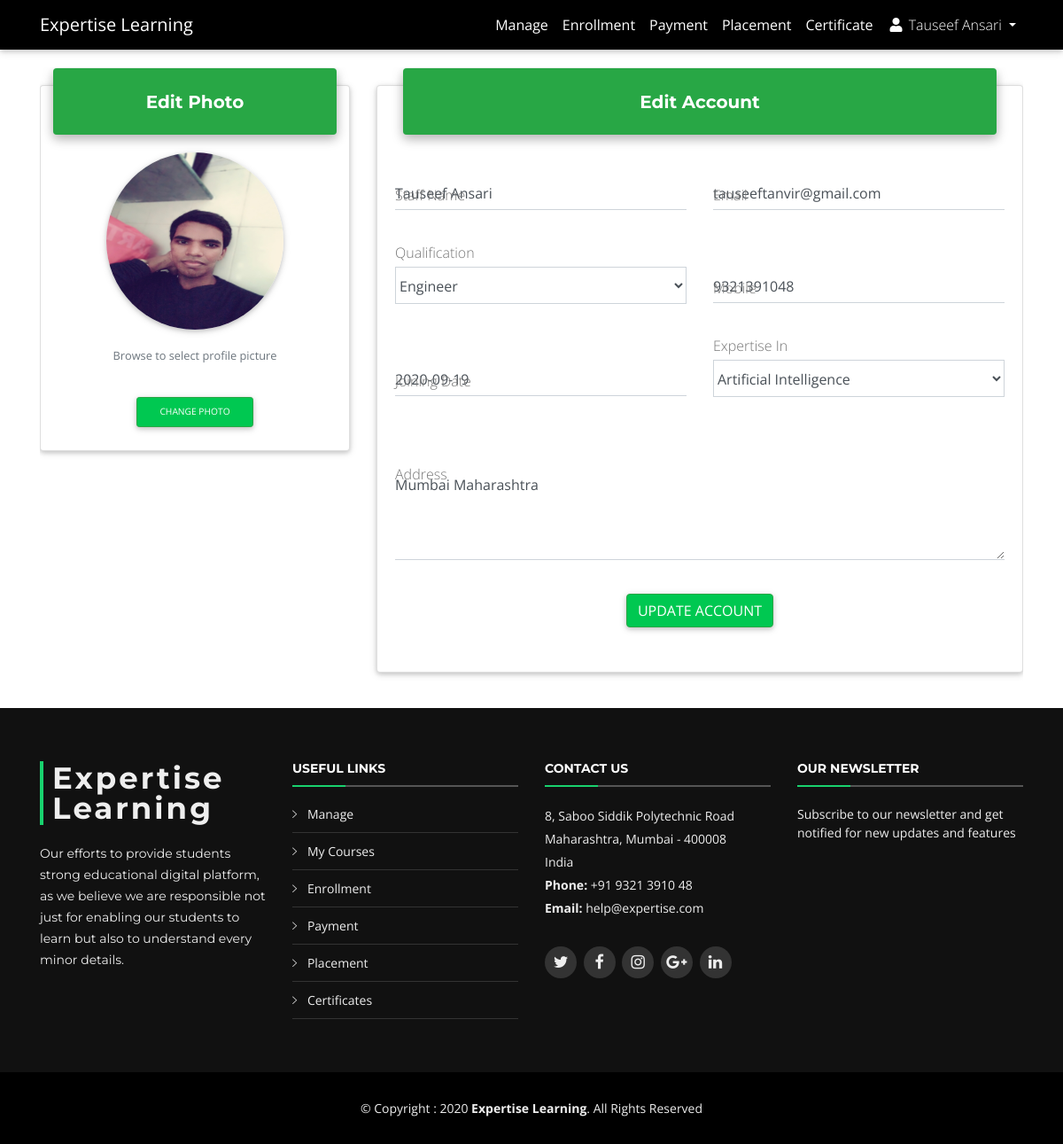
/staff/myaccount.php (signed in), run on the app's committed database.
### tables this page shows
CREATE TABLE `staff` (
  `id` int(11) NOT NULL,
  `name` varchar(120) NOT NULL,
  `profilePic` varchar(255) NOT NULL,
  `email` varchar(255) NOT NULL,
  `mobile` bigint(20) NOT NULL,
  `qualification` varchar(120) NOT NULL,
  `address` varchar(255) NOT NULL,
  `subjectTaken` varchar(120) NOT NULL,
  `joiningDate` date NOT NULL DEFAULT current_timestamp(),
  `password` varchar(255) NOT NULL,
  `disable` tinyint(4) NOT NULL DEFAULT 0
);

### staff/myaccount.php (the view, shortened to what this page needs)
<?php
  require '../backend.php';
  if(isset($_SESSION['staff_id']))
  {
  	$id=$_SESSION['staff_id'];
  }
  else
  {
    header("Location: ../index.php");
  }
?>
<!DOCTYPE html>
<html lang="en">
<head>
  <link rel="stylesheet" href="https://use.fontawesome.com/releases/v5.11.2/css/all.css">
  <link href="../assets/css/bootstrap.min.css" rel="stylesheet">
  <link href="../assets/css/mdb.min.css" rel="stylesheet">
  <link rel="stylesheet" type="text/css" href="../assets/css/addons/datatables.min.css">
  <link rel="stylesheet" href="../assets/css/addons/datatables-select.min.css">
  <link href="../assets/vendor/bootstrap/css/bootstrap.min.css" rel="stylesheet">
  <link href="../assets/vendor/icofont/icofont.min.css" rel="stylesheet">
  <link href="../assets/vendor/font-awesome/css/font-awesome.min.css" rel="stylesheet">
  <link href="../assets/vendor/ionicons/css/ionicons.min.css" rel="stylesheet">
  <link href="../assets/vendor/animate.css/animate.min.css" rel="stylesheet">
  <link href="../assets/vendor/venobox/venobox.css" rel="stylesheet">
  <link href="../assets/vendor/owl.carousel/assets/owl.carousel.min.css" rel="stylesheet">
  <link href="../assets/vendor/aos/aos.css" rel="stylesheet">
  <link href="../assets/css/style.css" rel="stylesheet">
</head>
<body class="animated">
  <?php include_once('includes/header.php'); ?>
  <?php
    $query = mysqli_query($con, "SELECT * FROM staff WHERE id = '$id'");
    $res = mysqli_fetch_array($query);
  ?>
  <main>
    <div class="container py-3">
      <section class="section">
        <div class="row">
          <div class="col-lg-4 mb-4">
            <div class="card card-cascade narrower wow animated flipInY" data-wow-delay="0.3s">
              <div class="view view-cascade gradient-card-header bg-success lighten-3">
                <h5 class="mb-0 font-weight-bold">Edit Photo</h5>
              </div>
              <div class="card-body card-body-cascade text-center">
                <img src="../assets/img/profile/<?php echo $res['profilePic']; ?>" alt="User Photo" class="z-depth-1 mb-3 mx-auto rounded-circle img-fluid" />
                <p class="text-muted"><small>Browse to select profile picture</small></p>
                <div class="row flex-center">
                  <button class="btn btn-success btn-rounded btn-sm" data-toggle="modal" data-target="#myModal">Change Photo</button><br>
                </div>
              </div>
            </div>
          </div>
          <div class="col-lg-8 mb-4 wow animated flipInX">
            <div class="card card-cascade narrower">
              <div class="view view-cascade gradient-card-header bg-success lighten-3">
                <h5 class="mb-0 font-weight-bold">Edit Account</h5>
              </div>
              <div class="card-body card-body-cascade text-center">
                <form method="post" action="../backend.php">
                  <div class="row">
                    <div class="col-md-6">
                      <div class="md-form mb-0">
                        <input type="text" id="form1" class="form-control validate" name="name" value="<?php echo $res['name']; ?>">
                        <label for="form1" data-error="wrong" data-success="right">Staff Name</label>
                      </div>
                    </div>
                    <div class="col-md-6">
                      <div class="md-form mb-0">
                        <input type="email" id="form2" class="form-control validate" name="email" value="<?php echo $res['email']; ?>">
                        <label for="form2" data-error="wrong" data-success="right">Email</label>
                      </div>
                    </div>
                  </div>
                  <div class="row">
                    <div class="col-md-6">
                      <div class="md-form mb-0">
                        <label style="margin-top: -40px;">Qualification</label>
                        <select name="qualification" id="qualification" class="form-control" required>
                          <option value="<?php echo $res['qualification']; ?>"><?php echo $res['qualification']; ?></option>
                      </select>
                      </div>
                    </div>
                    <div class="col-md-6">
                      <div class="md-form mb-0">
                        <input type="text" id="form82" class="form-control validate" name="mobile" pattern="\d*" maxlength="10" value="<?php echo $res['mobile']; ?>">
                        <label for="form82" data-error="wrong" data-success="right">Mobile</label>
                      </div>
                    </div>
                  </div>
                  <div class="row">
                    <div class="col-md-6">
                      <div class="md-form mb-0">
                        <input type="text" id="form76" class="form-control validate" value="<?php echo $res['joiningDate']; ?>" disabled>
                        <label for="form76">Joining Date</label>
                      </div>
                    </div>
                    <div class="col-md-6">
                      <div class="md-form mb-0">
                        <label style="margin-top: -40px;">Expertise In</label>
                        <select name="subject" id="subject" class="form-control" required>
                          <option value="<?php echo $res['subjectTaken']; ?>"><?php echo $res['subjectTaken']; ?></option>
                      </select>
                      </div>
                    </div>
                  </div>
                  <div class="row">
                    <div class="col-md-12">
                      <div class="md-form mb-0">
                        <textarea type="text" id="form78" name="address" class="md-textarea form-control" rows="3"><?php echo $res['address']; ?></textarea>
                        <label for="form78">Address</label>
                      </div>
                    </div>
                  </div>
                  <div class="row">
                    <div class="col-md-12 text-center my-4">
                      <input type="submit" value="Update Account" name="update_staff" class="btn btn-success btn-rounded">
                    </div>
                  </div>
                </form>
              </div>
            </div>
          </div>
        </div>
      </section>
    </div>
  </main>
  <?php include_once('includes/footer.php'); ?>
</body>
</html>

### staff/myaccount.php (style rules this page uses)
.card.card-cascade .view.gradient-card-header { padding: 1.1rem 1rem; }
.card.card-cascade .view { box-shadow: 0 5px 12px 0 rgba(0, 0, 0, 0.2), 0 2px 8px 0 rgba(0, 0, 0, 0.19); }
.img-fluid { width: 200px; height: 200px; }

### data on the page
staff: profilePic (picture), name "Tauseef Ansari", email "tauseeftanvir@gmail.com", qualification "Engineer", mobile "9321391048", joiningDate "2020-09-19", subject "Artificial Intelligence", address "Mumbai Maharashtra"

### other printed values
$name "Tauseef Ansari"
